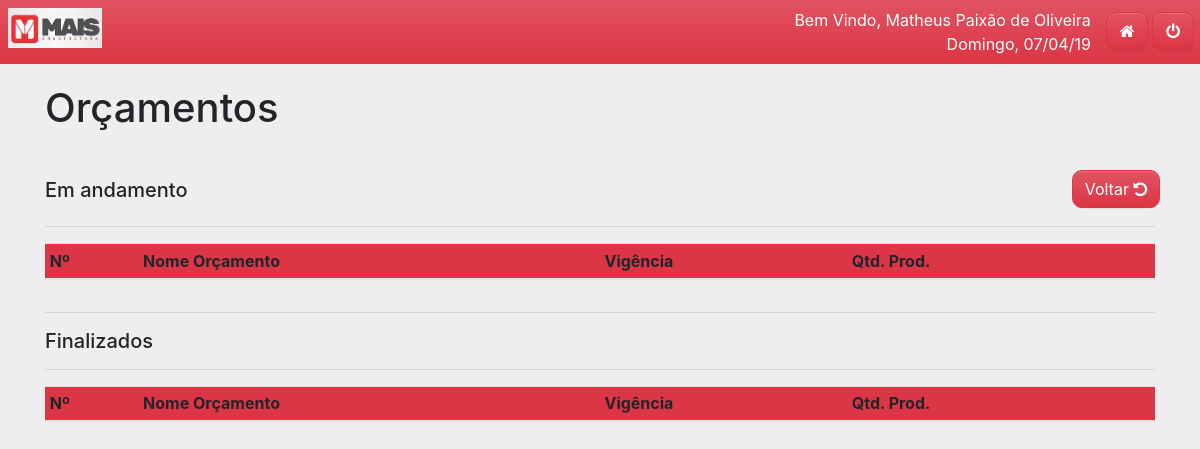
/orcamento/listar (signed in), run on an earlier commit of the app's database.
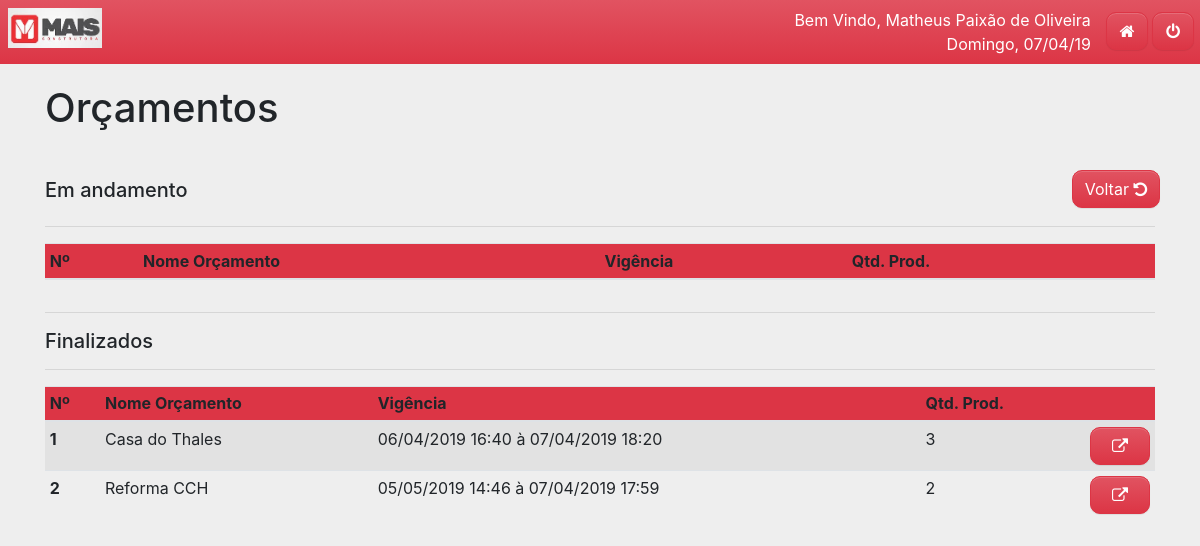
And on a later commit of the database.
### tables this page shows
CREATE TABLE `orcamento` (
  `id` int(11) NOT NULL AUTO_INCREMENT,
  `nome` varchar(30) NOT NULL,
  `aberto` tinyint(1) NOT NULL,
  `vigencia_inicio` datetime NOT NULL,
  `vigencia_fim` datetime NOT NULL,
  `id_usr_cad` int(11) NOT NULL,
  `id_usr_alter` int(11) DEFAULT NULL,
  `criado_em` timestamp NOT NULL DEFAULT CURRENT_TIMESTAMP,
  `ultima_alter` timestamp NOT NULL DEFAULT CURRENT_TIMESTAMP,
  PRIMARY KEY (`id`),
  KEY `id_usr_cad` (`id_usr_cad`),
  KEY `id_usr_alter` (`id_usr_alter`),
  CONSTRAINT `orcamento_ibfk_1` FOREIGN KEY (`id_usr_cad`) REFERENCES `usuario` (`id`),
  CONSTRAINT `orcamento_ibfk_2` FOREIGN KEY (`id_usr_alter`) REFERENCES `usuario` (`id`)
);

### core/Session.php (called while the page is built, shortened)
<?php
class Session
{
    public static function get($key) {
        if(isset($_SESSION[$key]))
            return $_SESSION[$key];
        return false;
    }
}

### core/bootstrap.php (called while the page is built, shortened)
<?php
$routes = require_once __DIR__ . '/../app/routes.php';
$route = new \Core\Route($routes);

### public/index.php (called while the page is built, shortened)
<?php
require_once __DIR__ . '/../core/bootstrap.php';

### config.php (called while the page is built)
<?php
return [
  'database' => [
    'host' => 'localhost',
    'name' => 'moremais',
    'user' => 'root',
    'pass' => '',
    'charset' => 'utf8',
    'collation' => 'utf8_unicode_ci'
  ],
  'application' => [
    'email' => 'moremais.sobral@outlook.com',
    'url'   => 'myapp.com'
  ]
];

### core/DataBase.php (called while the page is built, shortened)
<?php
class DataBase {
  public static $pdo;
  public static function getDataBase() {
    $conf = include_once __DIR__ . "/../config.php";
    $db = $conf['database'];
    try {
      self::$pdo = new PDO("mysql:host={$db['host']};dbname={$db['name']};charset={$db['charset']}", $db['user'], $db['pass']);
      self::$pdo->setAttribute(PDO::ATTR_ERRMODE, PDO::ERRMODE_EXCEPTION);
      self::$pdo->setAttribute(PDO::MYSQL_ATTR_INIT_COMMAND, "SET NAMES {$db['charset']} COLLATE {$db['collation']}");
      self::$pdo->setAttribute(PDO::ATTR_DEFAULT_FETCH_MODE, PDO::FETCH_OBJ);
      return self::$pdo;
    } catch (PDOException $e) {
      echo "Erro: " . $e->getMessage();
    }
  }
}

### core/Container.php (called while the page is built, shortened)
<?php
class Container {
  public static function getModel($model) {
    return new $objModel(DataBase::getDataBase());
  }
}

### core/BaseModel.php (called while the page is built, shortened)
<?php
abstract class BaseModel {
  public function __construct(PDO $pdo) {
    $this->pdo = $pdo;
  }
}

### app/models/Orcamento.php (called while the page is built, shortened)
<?php
class Orcamento extends BaseModel
{
  public function getOrcamentos() {
    try {
      $query = "SELECT O.id,
                       CASE
                         WHEN LENGTH(O.nome) > 20
                         THEN CONCAT(LEFT(O.nome, 20), '...')
                         ELSE O.nome
                       END AS nome,
                       O.aberto,
                       DATE_FORMAT(O.vigencia_inicio, '%d/%m/%Y %H:%i') AS vigencia_inicio,
                       DATE_FORMAT(O.vigencia_fim, '%d/%m/%Y %H:%i') AS vigencia_fim,
                       O.id_usr_cad,
                       O.id_usr_alter,
                       O.criado_em,
                       O.ultima_alter,
                       COUNT(DISTINCT Ordem.id_produto) AS qtdProdutos,
                       CASE
                         WHEN O.vigencia_fim < CURRENT_TIMESTAMP()
                         THEN 0
                         ELSE 1
                       END AS ativo
                FROM orcamento O
                INNER JOIN ordensdeorcamento Ordem
                  ON O.id = Ordem.id_orcamento
                LEFT JOIN propostadeorcamento prop
                  ON O.id = prop.id_orcamento
                GROUP BY  O.id,
                          O.nome,
                          O.aberto,
                          O.vigencia_inicio,
                          O.vigencia_fim,
                          O.id_usr_cad,
                          O.id_usr_alter,
                          O.criado_em,
                          O.ultima_alter";
      $sql = $this->pdo->prepare($query);
      $sql->execute();
      return $sql->fetchAll();
    } catch (PDOException $e) {
      return $e->getMessage();
    }
  }
}

### app/views/orcamento/listarAdm.phtml (the view, shortened to what this page needs)
<div class="container">
  <div class="row header-pager">
    <div class="col-6">
      <h1>Orçamentos</h1>
    </div>
  </div>
  <div class="form-row">
    <div class="col-md-11">
      <h5 class="text-left mt-2">Em andamento</h5>
    </div>
    <div class="col-md-1">
      <a data-toggle='tooltip'title='Voltar' class="btn btn-danger btn-center" href="/orcamento">
        Voltar
        <span class="fa fa-undo"></span>
      </a>
    </div>
  </div>
  <hr>
  <div class="table-wrapper-scroll-y table-wrapper-scroll-x">
  <table cellspacing="0" class=" table table-striped table-hover table-sm" width="100%">
    <thead class="bg-danger">
      <tr>
        <th scope="col">Nº</th>
        <th scope="col">Nome Orçamento</th>
        <th scope="col">Vigência</th>
        <th scope="col">Qtd. Prod.</th>
        <th scope="col"></th>
      </tr>
    </thead>
  </table>
  </div>
  <hr>
  <h5 class="text-left">Finalizados</h5>
  <hr>
  <div class="table-wrapper-scroll-y table-wrapper-scroll-x">
  <table cellspacing="0" class=" table table-striped table-hover table-sm" width="100%">
    <thead class="bg-danger">
      <tr>
        <th scope="col">Nº</th>
        <th scope="col">Nome Orçamento</th>
        <th scope="col">Vigência</th>
        <th scope="col">Qtd. Prod.</th>
        <th scope="col"></th>
      </tr>
    </thead>
    <tbody>
      <?php
        foreach ($this->listaOrcamentos as $orcamento) {
          $btnDetalhar = "<a data-toggle='tooltip' title='Detalhar Oraçamento' class='btn btn-danger btn-block'
                          href='/orcamento/aprovado/$orcamento->id' name='detalhar' >
                          <span class='fa fa-external-link'></span>
                        </a>";
          if (!$orcamento->ativo) {
            echo "
            <tr>
              <th scope='row'>$orcamento->id</th>
              <td>$orcamento->nome</td>
              <td>$orcamento->vigencia_inicio à $orcamento->vigencia_fim</td>
              <td>$orcamento->qtdProdutos</td>
              <td width='5%'>$btnDetalhar</td>
            </tr>";
          }
        }
      ?>
    </tbody>
  </table>
  </div>
</div>

### core/Route.php (shortened to what this page needs)
<?php
class Route {
  private $routes;
  public function __construct(array $routes) {
    $this->run();
  }
  private function setRoutes($routes) {
    foreach ($routes as $route) {
      $explode = explode('@', $route[1]);
      $r = [$route[0], $explode[0], $explode[1], $route[2]];
      $newRoutes[] = $r;
    }
    $this->routes = $newRoutes;
  }
  private function getRequest() {
    $obj = new \stdClass;
    $get  = (object) $_GET;
    $post = (object) $_POST;
    $obj->get = $get;
    $obj->post = $post;
    return $obj;
  }
  private function getUrl() {
    return parse_url($_SERVER['REQUEST_URI'], PHP_URL_PATH);
  }
  private function run() {
    $url = $this->getUrl();
    foreach($this->routes as $route) {
      $routeArray = explode('/', $route[0]);
      $param = array();
      for ($i = 0; $i < count($routeArray); $i++) {
        $route[0] = implode($routeArray, '/');
      }
      if ($found = ($url == $route[0])) {
        $controller = $route[1];
        $action = $route[2];
        break;
      }
    }
    if ($found) {
      $controller = Container::newController($controller);
      switch (count($param)) {
        default:
          $controller->$action($this->getRequest());
      }
    }
    else {
      Container::pageNotFound();
    }
  }
}

### app/controllers/OrcamentoController.php (shortened to what this page needs)
<?php
class OrcamentoController extends BaseController
{
  public function listar() {
    if (Session::get('usuario')->nivel_acesso > 3) {
      $orcamentoModel = Container::getModel('Orcamento');
      $this->listaOrcamentos = $orcamentoModel->getOrcamentos();
      $this->renderView('orcamento/listarAdm', 'layout');
    }
    else {
      $orcamentoModel = Container::getModel('Orcamento');
      $this->listaOrcamentos = $orcamentoModel->getOrcamentosByFornecedora(Session::get('usuario')->id);
      $this->setPageTitle('Orçamento');
      $this->renderView('orcamento/listarFornecedora', 'layout');
    }
  }
}

### core/BaseController.php (shortened to what this page needs)
<?php
abstract class BaseController {
  private $viewPath;
  private $layoutPath;
  protected function renderView($viewPath, $layoutPath = null) {
    $this->viewPath = $viewPath;
    $this->layoutPath = $layoutPath;
    if ($layoutPath)
      $this->layout();
    else
      $this->content();
  }
  protected function content() {
    if (file_exists(__DIR__ . "/../app/views/{$this->viewPath}.phtml"))
      require_once __DIR__ . "/../app/views/{$this->viewPath}.phtml";
    else
      echo "Error: View path not found!";
  }
  protected function layout() {
    if (file_exists(__DIR__ . "/../app/views/{$this->layoutPath}.phtml"))
      require_once __DIR__ . "/../app/views/{$this->layoutPath}.phtml";
    else
      echo "Error: Layout path not found!";
  }
}

### app/views/layout.phtml (shortened to what this page needs)
<!doctype html>
<html lang="pt-br">
  <head>
    <link rel="stylesheet" href="/assets/css/style.css">
  </head>
  <body>
    <?php require_once __DIR__ . "/menu.phtml" ?>
    <?php $this->content() ?>
  </body>
</html>

### app/views/menu.phtml (shortened to what this page needs)
<div class="row bg-gradient-danger p-2 text-white fixed-top" style="position: static">
    <div class="col-12 col-md-7 text-left">
        <img src="/assets/img/more+.jpg" height="40" alt="UVA">
    </div>
    <div class="col-6 col-md-4 text-right">
        <span>
            <?php
                if (Session::get('usuario')) {
                    $user = Session::get('usuario');
                    echo "Bem Vindo, $user->nome<br/>\n";
                    $ds = array('Domingo',
                                'Segunda-feira',
                                'Terça-feira',
                                'Quarta-feira',
                                'Quinta-feira',
                                'Sexta-feira',
                                'Sábado');
                    $dsn = date('w', strtotime("now"));
                    echo $ds[$dsn] . ", " . date("d/m/y")  . "</h6>";
                }
            ?>
        </span>
    </div>
    <div class="col-6 col-sm-1 mt-1">
        <span class='row'>
            <a class="btn btn-danger col-5" data-toggle='tooltip' title='Página Inicial' href="/">
                <i class="fa fa-home"></i>
            </a>
            <a class="btn btn-danger col-5 ml-1" data-toggle='tooltip' title='Sair' href="/sair">
                <i class="fa fa-power-off"></i>
            </a>
        </span>
    </div>
</div>

### public/assets/css/style.css (style rules this page uses)
body { padding: 0px; background-color: #eeeeee; overflow-x: hidden; }
table thead { background-color: LightGray ; }
.header-pager { margin-top: 20px; margin-bottom: 30px; }
.btn { border-radius: 10px; }
a:link, a:visited, a:active { text-decoration: none; }
.table-wrapper-scroll-y { display: block; max-height: 400px; overflow-y: auto; -ms-overflow-style: -ms-autohiding-scrollbar; }
.table-wrapper-scroll-x { display: block; max-height: 200px; overflow-x: auto; -ms-overflow-style: -ms-autohiding-scrollbar; }
.dtHorizontal th, td { white-space: nowrap; min-width: 70px; }

What changed in the data, as far as the page shows it:
added orcamento: id "1", nome "Casa do Thales", vigencia_inicio "06/04/2019 16:40", vigencia_fim "07/04/2019 18:20", qtdProdutos "3"
added orcamento: id "2", nome "Reforma CCH", vigencia_inicio "05/05/2019 14:46", vigencia_fim "07/04/2019 17:59", qtdProdutos "2"
